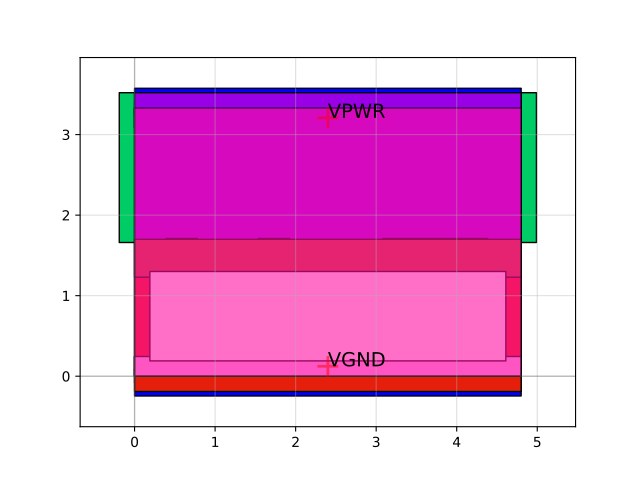

This chart was generated by the following Python code:
import sky130

c = sky130.components.sky130_fd_sc_hs__o31ai_2()
c.plot()
